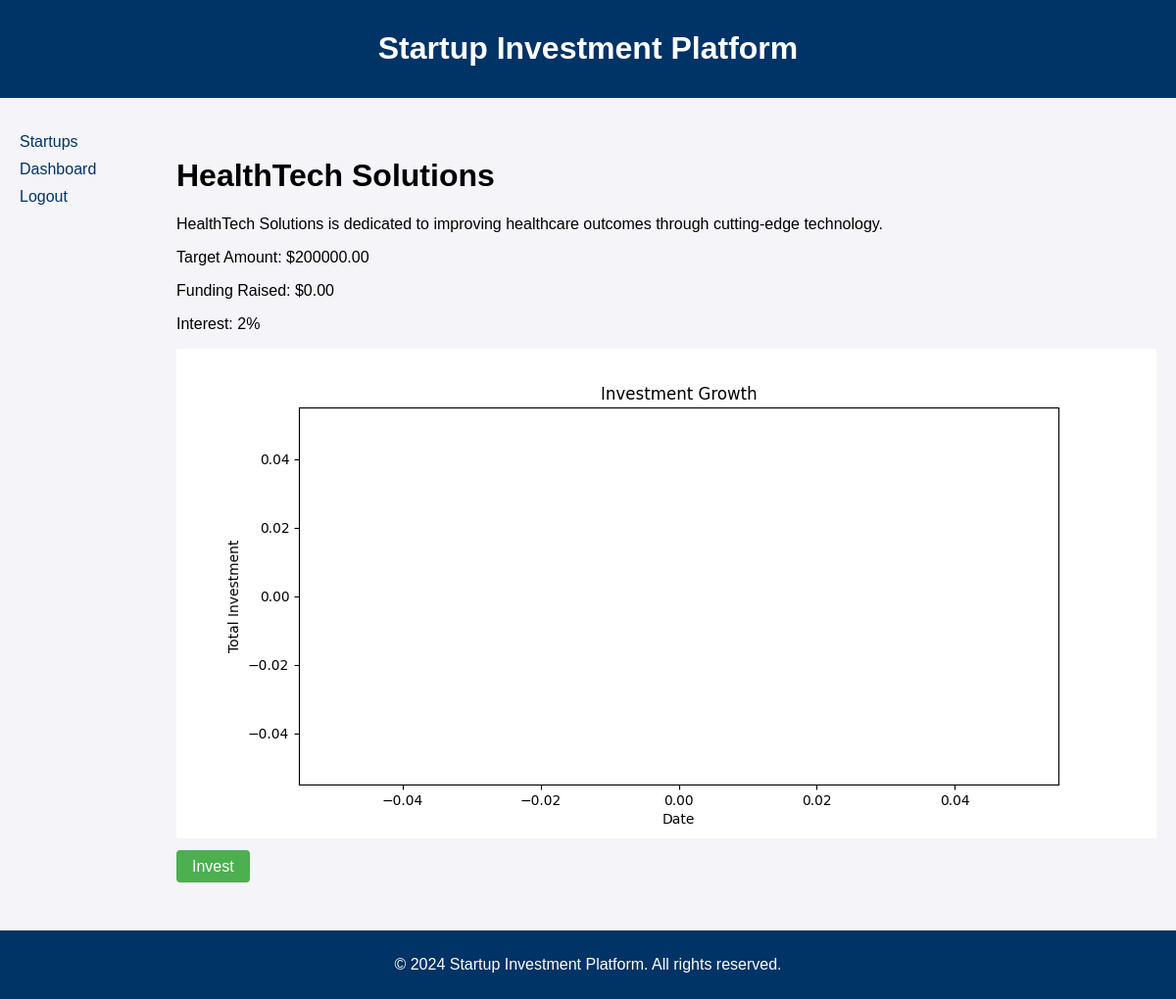
/startups/view/2/, run on an earlier commit of the app's database.
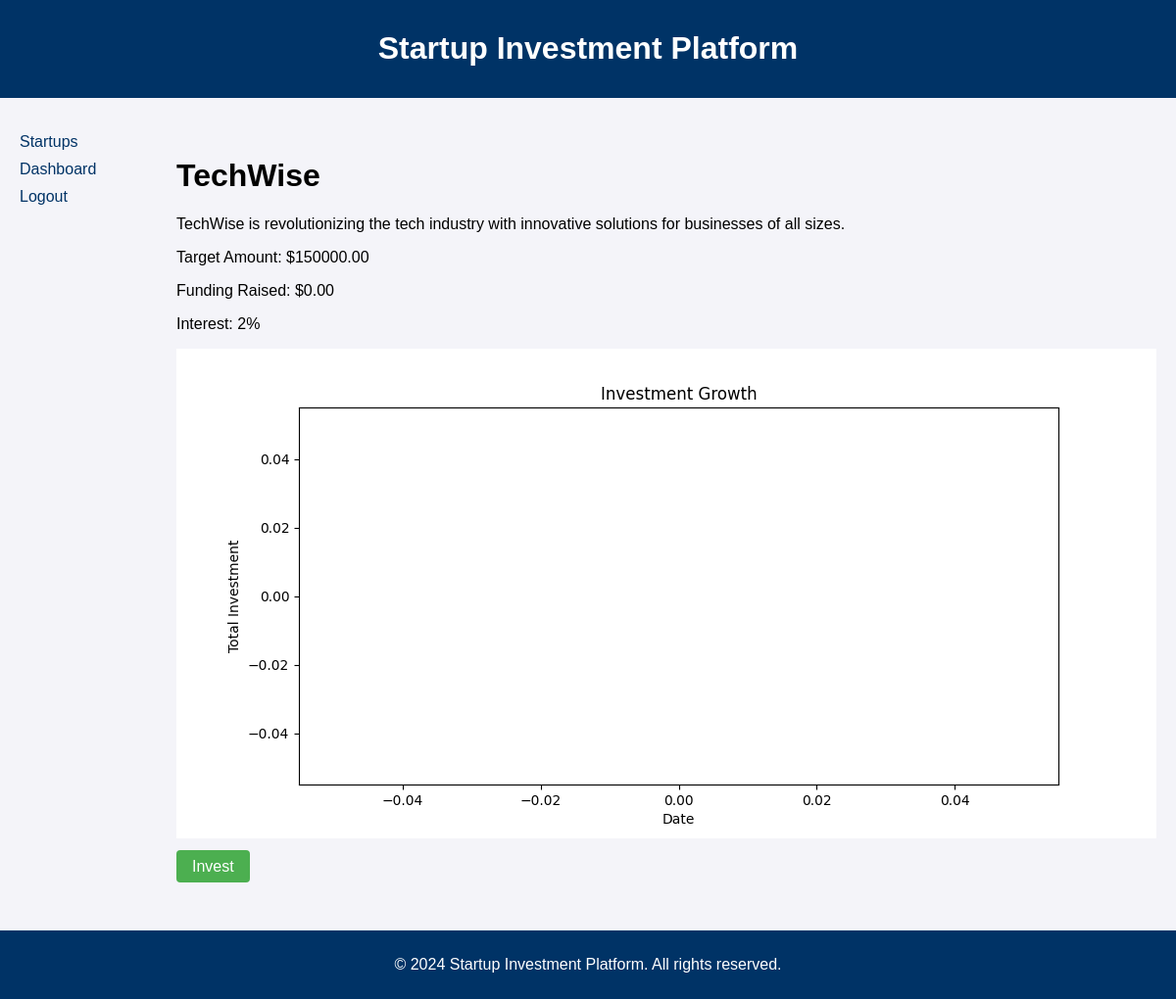
And on a later commit of the database.
### investments/models.py (models this page shows, shortened)
class Startup(models.Model):
    name = models.CharField(max_length=100)
    description = models.TextField()
    target_amount = models.DecimalField(max_digits=12, decimal_places=2)
    industry = models.TextField()
    growth_rate = models.DecimalField(max_digits=4, decimal_places=2, default=random_growth_rate)
    interest = models.DecimalField(max_digits=4, decimal_places=2, default=random_interest)
    def funding_required(self):
        return max(self.target_amount - self.total_funding_raised(), 0)
    def total_funding_raised(self):
        total_funding = self.investment_set.aggregate(total=models.Sum('amount'))['total']
        return total_funding or 0  # Return 0 if there are no investments

### investments/views.py (the view)
# urls.py: path('startups/view/<int:startup_id>/', view_startup, name='view_startup'),
def view_startup(request, startup_id):
    startup = get_object_or_404(Startup, pk=startup_id)
    investments = Investment.objects.filter(startup=startup)
    investment_amounts_per_day = investments.values('date_invested').annotate(total_invested=Sum('amount')).order_by('date_invested')
    cumulative_investments_per_day = []
    total_invested = 0
    for investment in investment_amounts_per_day:
        total_invested += investment['total_invested']
        cumulative_investments_per_day.append({'date_invested': investment['date_invested'], 'total_invested': total_invested})
    plt.figure(figsize=(10,5))
    plt.plot([investment['date_invested'] for investment in cumulative_investments_per_day], [investment['total_invested'] for investment in cumulative_investments_per_day])
    plt.xlabel('Date')
    plt.ylabel('Total Investment')
    plt.title('Investment Growth')
    plt.ticklabel_format(scilimits=(-5, 100))
    buf = io.BytesIO()
    plt.savefig(buf, format='png')
    buf.seek(0)
    plt.close()
    string = base64.b64encode(buf.read())
    uri = urllib.parse.quote(string)
    return render(request, 'startup.html', {'startup': startup, 'image': uri})

### investments/templates/investments/startup.html (shortened to what this page needs)
{% extends 'base.html' %}
{% block content %}
    <h1>{{ startup.name }}</h1>
    <p>{{ startup.description }}</p>
    <p>Target Amount: ${{ startup.funding_required|floatformat:2 }}</p>
    <p>Funding Raised: ${{ startup.total_funding_raised|floatformat:2 }}</p>
    <p>Interest: {% widthratio startup.interest 1 100 %}%</p>
    <img alt="">
    <p><a href="{% url 'invest_in_startup' startup_id=startup.id %}" class="invest-btn">Invest</a></p>
{% endblock %}

### investments/templates/investments/base.html (shortened to what this page needs)
<!DOCTYPE html>
{% load static %}
<html lang="en">
<head>
    <link rel="stylesheet" type="text/css" href="{% static 'css/style.css' %}">
</head>
<body>
    <header>
        <h1>Startup Investment Platform</h1>
    </header>
    <main>
        <div class="sidebar">
            <ul>
                <li><a href="{% url 'startup_list' %}">Startups</a></li>
                <li><a href="{% url 'dashboard' %}">Dashboard</a></li>
                <li><a href="{% url 'logout' %}">Logout</a></li>
            </ul>
        </div>
        <div class="content">
            {% block content %}
            {% endblock %}
        </div>
    </main>
    <footer>
        <p>© 2024 Startup Investment Platform. All rights reserved.</p>
    </footer>
</body>
</html>

### investments/static/css/style.css (style rules this page uses)
body { font-family: Arial, sans-serif; margin: 40px; background-color: #f4f4f9; }
.content { margin: 20px 0; }

### investments/templates/investments/base.html (style rules this page uses)
body { margin: 0; padding: 0; display: flex; flex-direction: column; min-height: 100vh; }
header, footer { background-color: #003366; color: white; text-align: center; padding: 10px; }
main { flex: 1; display: flex; }
.sidebar { background-color: #f4f4f9; width: 200px; padding: 20px; }
.content { flex: 1; padding: 20px; }
.sidebar ul { list-style-type: none; padding: 0; }
.sidebar li { margin-bottom: 10px; }
.sidebar li a { color: #003366; text-decoration: none; }

### investments/templates/investments/startup.html (style rules this page uses)
.invest-btn { padding: 8px 16px; background-color: #4CAF50; color: white; border: none; border-radius: 4px; cursor: pointer; text-decoration: none; }

What changed in the data, as far as the page shows it:
changed Startup: name "HealthTech Solutions" → "TechWise"; description "HealthTech Solutions is dedicated to improving healthcare outcomes through cutting-edge technology." → "TechWise is revolutionizing the tech industry with innovative solutions for businesses of all sizes."; funding_required "200000.00" → "150000.00"
